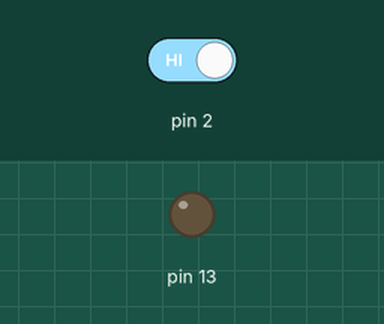
A sketch run on a simulated Arduino Mega 2560, built with avr-gcc and run on an emulated ATmega2560. Shown: output pins drawn as LEDs (lit = HIGH). The inputs (shaded band) are chosen by the test bench; at power-on: pin 2 HIGH. The modem accepts every AT command (registered, SIM ready, sends succeed) and sends nothing else; what the sketch prints to the serial monitor is not drawn.

Above: at 0.8 s.
0.9 s: pin 2 driven LOW
At 8.9 s:
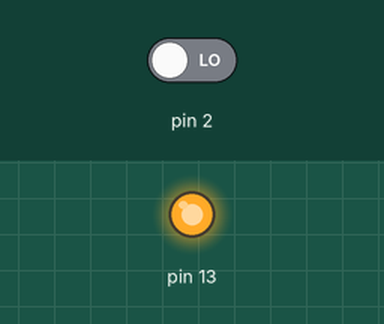
Timing chart, 0 to 9.5 s (numbered marks = the images above; inputs shaded):
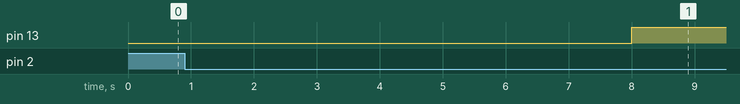

Measured:
- after the input at 0.9 s, pin 13: LOW → HIGH after 7.1 s

The sketch:

prj_wed2pm_01.ino
```cpp
#define F_CPU 16000000L
#include <avr/io.h>
#include <util/delay.h>
#include <avr/interrupt.h>
#include <Time.h>
#include <math.h>

#define set_bit(value, bit) ( _SFR_BYTE(value) |= _BV(bit) )
#define clear_bit(value, bit) ( _SFR_BYTE(value) &= ~_BV(bit) )
#define DEBUG true

void Inital(void);
void Init_wifi(void);
String sendData(String command, const int timeout, boolean debug);

volatile int count = 0;
volatile uint8_t state = 1;

struct Information {
  char ID[3];               //car ID
  int AC = 0;                //Accident Count
  double latitude = 0;        //위도
  double longitude = 0;       //경도
}info;

int main(void){
  String income_wifi;
  String income_usb;
  String wifi_temp;
  char rec_temp;
  struct tm timeinfo;

  init();               //초기화
  //setTime(hr,min,sec,day,month,yr);//setTime(hr,min,sec,day,month,yr);
  Initial();            //register setting
  Init_wifi();          //wifi setting
  TIMSK1 |= (1 << OCIE1A);              //enable timer compare interrupt
  sei();                //interrupt enable

  set_bit(DDRB, 7);

  while(1){
    income_wifi = "";
    income_usb = "";
    wifi_temp = "CAR";

    if(!state) set_bit(PORTB, 7);
    else clear_bit(PORTB, 7);

    //wifi -> usb
    if(Serial1.available()){              //return recieve data length(byte)
      Serial.print("wifi_receive\n");
      Serial.setTimeout(1000);
      rec_temp = Serial1.read();
      income_wifi += rec_temp;
      Serial.print(income_wifi);
      Serial.setTimeout(1000);
    }

    //usb -> wifi
    if(Serial.available()){
      Serial2.write(Serial.read());
    }

    if(Serial2.available()){
      Serial.print(Serial2.read());
    }
  }
  return 0;
}

//=========================== register setting
void Initial(void){
  // uart0 (20,21)(컴퓨터)
  Serial.begin(115200);                 //baud rate
  Serial.setTimeout(5000);              //최대 5초까지 응답 대기
  Serial.println("Micom_2 Start\n");    //Micom_n Start
  Serial.setTimeout(5000);              //최대 5초까지 응답 대기

  // uart1 (18,19)(wifi)
  Serial1.begin(115200);                //baud rate
  Serial1.setTimeout(5000);             //최대 5초까지 응답 대기

  // uart2 (16,17)(bluetooth)
  Serial2.begin(115200);                //baud rate
  Serial2.setTimeout(5000);             //최대 5초까지 응답 대기

  // INT4
  EIMSK |= (1 << INT4);                 //INT4 enable
  EICRB |= (1 << ISC41);                //Falling edge interrupt
  clear_bit(DDRE, 1);                   //PORTE 입력
  set_bit(PORTE, 1);                    //풀업 저항

  // timer/counter 1
  TCCR1A = 0;
  TCCR1B = 0;
  TCNT1 = 0;
  OCR1A = 22500;                        //0.000016s*22500=0.36s 주기
  TCCR1B |= (1 << WGM12);               //CTC mode
  TCCR1B |= (1 << CS12);                //256 prescalar, 16M/256=62500, 1clock=0.000016s
  TIMSK1 |= (1 << OCIE1A);              //enable timer compare interrupt
}

//=========================== wifi_setting
void Init_wifi(void){
  //sendData(command, timeout, bebug)
  //CAR-0n, 192.168.10n.1, 808n
  sendData("AT+RST\r\n",2000,DEBUG);                                  // reset module
  sendData("AT+CWMODE=3\r\n",1000,DEBUG);                             // configure as access point, <MODE_1=station, 2=AP, 3=station+AP>
  sendData("AT+CWSAP=\"CAR-02\",\"1234test\",11,3\r\n",1000,DEBUG);   // join the access point <"ssid","pwd","chl","ecn"> <ecn_0:open, 1:wpa_psk, 2:wpa2_psk, 3:wpa_wpa2__psk>
  sendData("AT+CIPMUX=1\r\n",1000,DEBUG);                             // configure for multiple connections, <0:single, 2:multiple connnection>
  sendData("AT+CIPAP=\"192.168.102.1\",\"192.168.102.1\",\"255.255.255.0\r\n",1000,DEBUG); // configure for multiple connections, <0:single, 2:multiple connnection>
  sendData("AT+CIPSERVER=1,8082\r\n",1000,DEBUG);                     // turn on server on port 80
  sendData("AT+CIFSR\r\n",1000,DEBUG);                                // get ip address
}

//=========================== Timer/Counter1
ISR(TIMER1_COMPA_vect){
   Serial.print(".");
   Serial.setTimeout(5000);  //최대 5초까지 응답 대기
   count++;
   if(count == 50){
    Serial.println("");
    Serial.setTimeout(150);
    count = 0;
  }
}

ISR(INT4_vect){
  state = !state;
  Serial.println("acc");
  Serial.setTimeout(150);
}
//=========================== send data by wifi
String sendData(String command, const int timeout, boolean debug) {
  String response = "";
  Serial1.print(command); // send the read character to the wifi
  long int time = millis();
  while( (time+timeout) > millis()) {
    while(Serial1.available()) {  // The esp has data so display its output to the serial window
      char c = Serial1.read(); // read the next character.
      response+=c;
    }
  }
  if(debug) Serial.print(response);
  return response;
}
```
